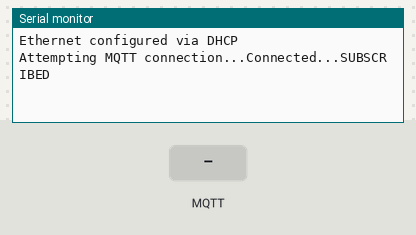
Bench run of a sketch on a simulated Arduino Uno, built with avr-gcc and run on an emulated ATmega328P. On the bench: the last lines printed to the serial monitor. The test bench sets the inputs (shaded band). WiFi joins after 1.5 s; servers stay silent unless stated; no MQTT or app messages arrive unless stated.

Above: at 2.7 s.
2.8 s: MQTT message "1" arrives on the first subscribed topic
At 4.0 s:
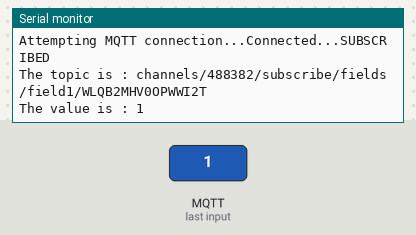
4.3 s: MQTT message "on" arrives on the first subscribed topic
At 5.2 s:
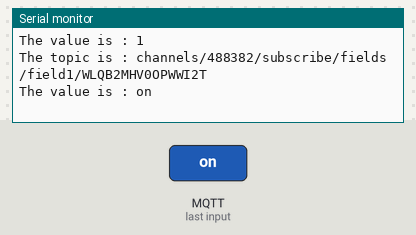
5.8 s: MQTT message "off" arrives on the first subscribed topic
At 6.3 s:
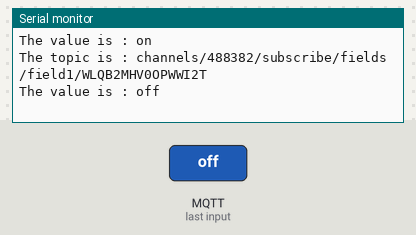

The sketch:

thingspeak_mqtt_subscribe1.ino
```cpp
#include <SPI.h>
#include <Ethernet.h>
#include <PubSubClient.h>

byte mac[] = { 0xDE, 0xAD, 0xBE, 0xEF, 0xFE, 0xED };


char mqttUserName[] = "Makerdemy";
char mqttPass[] = "FW3JRPEX7J90NC28";

const char* server = "mqtt.thingspeak.com";

EthernetClient client;
PubSubClient mqttClient(client);


void setup() {
  Serial.begin(9600);
   while(!Serial);
   if (Ethernet.begin(mac) == 0) {
    Serial.println(F("Unable to configure Ethernet using DHCP"));
    for (;;);
  }
  Serial.println("Ethernet configured via DHCP");
  mqttClient.setServer(server, 1883);
  mqttClient.setCallback(callback);

}

void loop() {

  if (!mqttClient.connected())
  {
    reconnect();
  }
  mqttClient.loop();

}

void reconnect()
{
  while (!mqttClient.connected())
   {
    Serial.print("Attempting MQTT connection...");
    char clientID[]="makerdemy123";
    if (mqttClient.connect(clientID,mqttUserName,mqttPass))
    {
      Serial.print("Connected...");
      if(mqttClient.subscribe("channels/488382/subscribe/fields/field1/WLQB2MHV0OPWWI2T"))
      {
      Serial.println("SUBSCRIBED");
      }
    }
    else
    {
      Serial.print("failed, rc=");
      Serial.print(mqttClient.state());
      Serial.println(" try again in 5 seconds");
      delay(5000);
     }
  }
}
void callback(char* topic, byte* payload, unsigned int length)
{
  Serial.print("The topic is : ");
  Serial.println(topic);
  Serial.print("The value is : ");
  for (int i=0;i<length;i++)
  {
    Serial.print((char)payload[i]);
  }
  Serial.println();
  return;
}
```

Measured:
- after the input at 2.8 s, the serial monitor: prints a new line at once (image 1)
- after the input at 4.3 s, the serial monitor: prints a new line after 0.08 s (image 2)
- after the input at 5.8 s, the serial monitor: prints a new line after 0.08 s (image 3)
